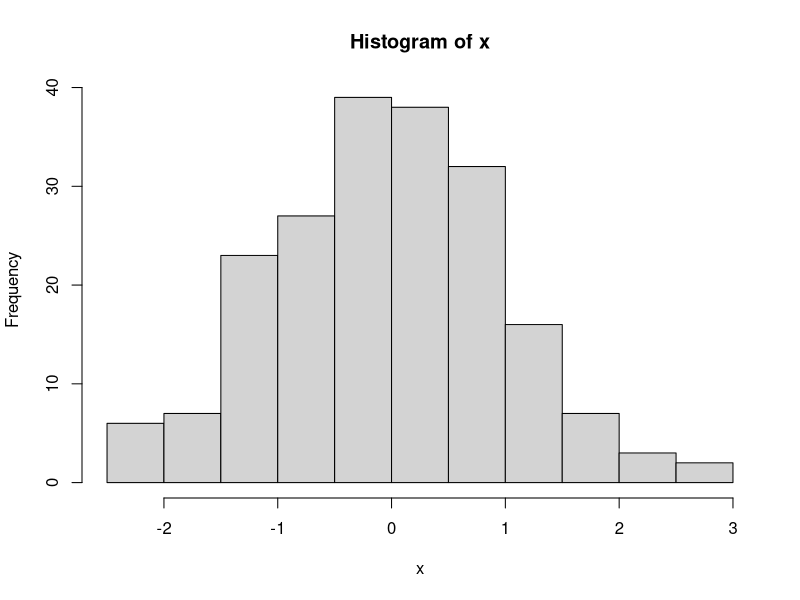

Reproduce this figure in R.
## ---- chunk 1
#| label: hist-x
#| fig-cap: "正态分布直方图"
x <- rnorm(200)
hist(x)
